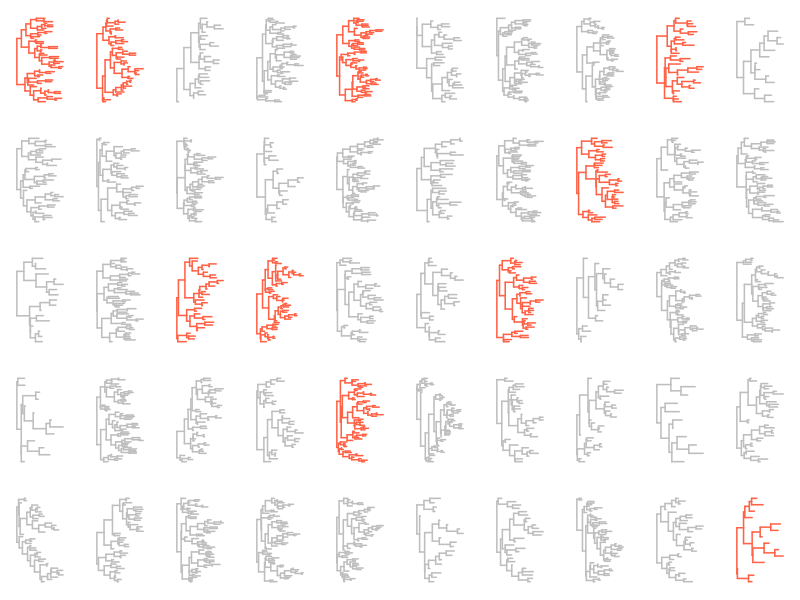

Source code (R):
library(ape)

set.seed(12312)

sizes   <- sample.int(50, 50, TRUE) + 10
keytree <- sample.int(50, 10)
graphics.off()
pdf("playground/flock-plot.pdf", width = 10, height = 5)
op <- par(mfrow = c(5, 10), mai = rep(.15,4))
for (i in 1:length(sizes)) {
  atree <- rtree(sizes[i])
  plot(
    atree, show.tip.label = FALSE,
    edge.width = 1.5,
    edge.color = ifelse(i %in% keytree, "tomato", "gray")
    )
}
dev.off()
par(op)

